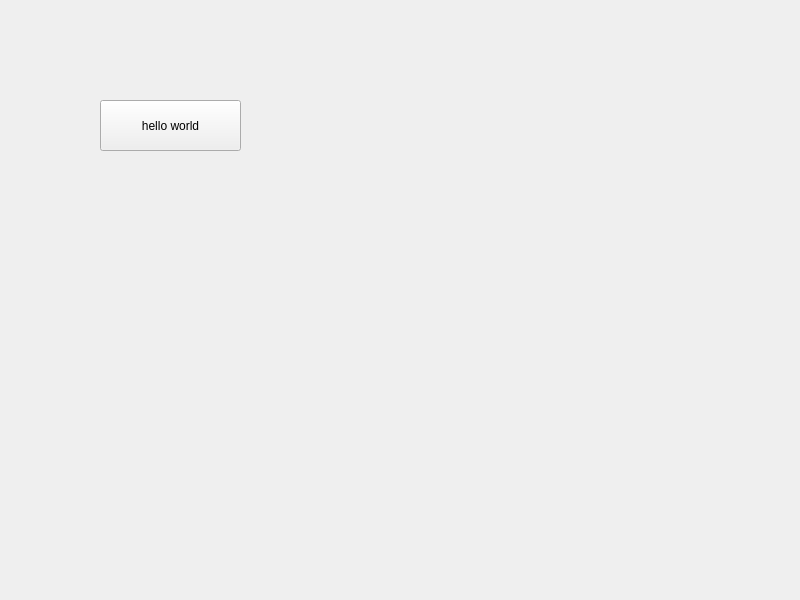
<?xml version="1.0" encoding="UTF-8"?>
<ui version="4.0">
 <class>Widget</class>
 <widget class="QWidget" name="Widget">
  <property name="geometry">
   <rect>
    <x>0</x>
    <y>0</y>
    <width>800</width>
    <height>600</height>
   </rect>
  </property>
  <property name="windowTitle">
   <string>Widget</string>
  </property>
  <widget class="QPushButton" name="myButton">
   <property name="geometry">
    <rect>
     <x>100</x>
     <y>100</y>
     <width>141</width>
     <height>51</height>
    </rect>
   </property>
   <property name="text">
    <string>hello world</string>
   </property>
  </widget>
 </widget>
 <resources/>
 <connections/>
</ui>
